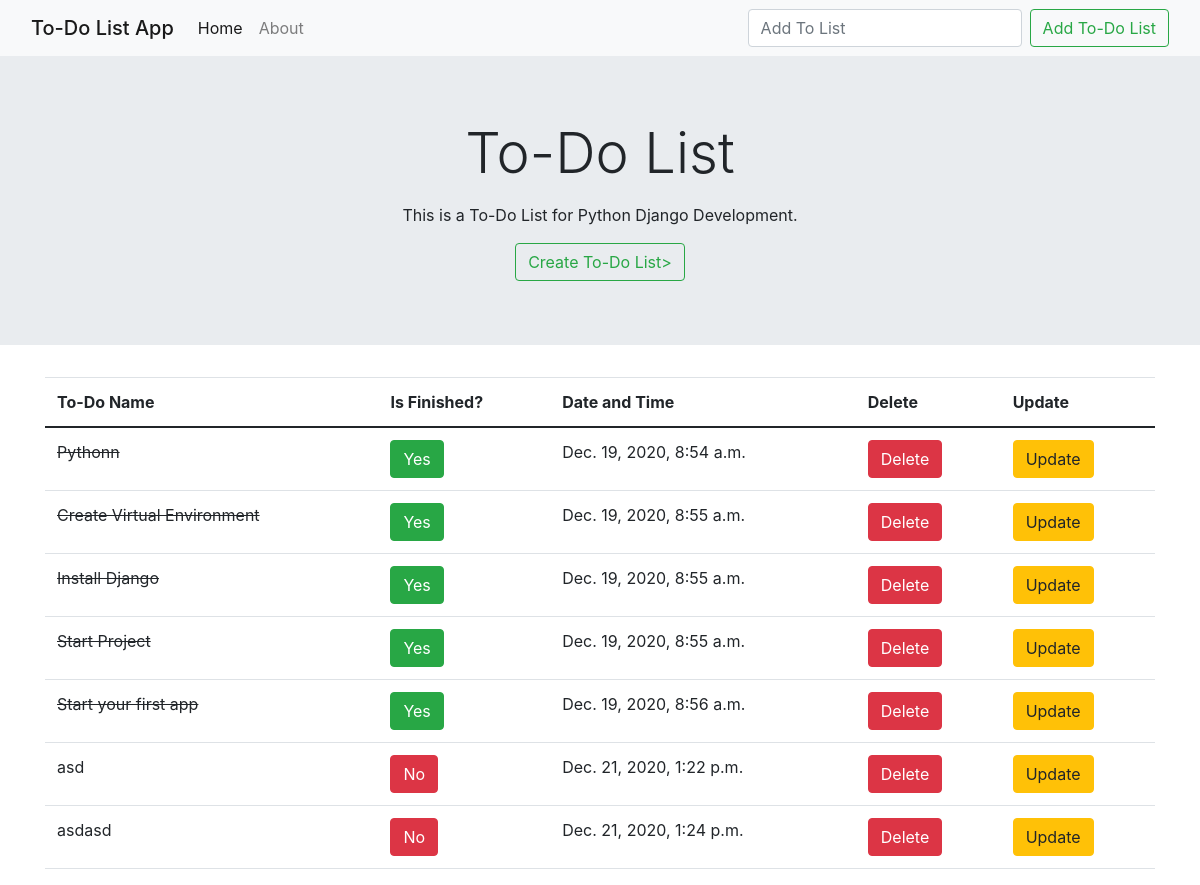
The page / on the database its author committed.
### todoapp/models.py (models this page shows, shortened)
class Todos(models.Model):
    titlee=models.CharField(max_length=100)
    description=models.TextField(max_length=1000,blank=True)
    finished=models.BooleanField(default=False)
    date=models.DateTimeField(default=datetime.now,blank=True)

### todoapp/views.py (the view)
# urls.py: path('', views.index,name="index"),
def index(request):
    if request.method =="POST":
        form=ListForm(request.POST or None)
        if form.is_valid:
            form.save()
            todolist = Todos.objects.all()
            return render(request,'todoapp/index.html',{'todolist':todolist})
    else:
        todolist = Todos.objects.all()
        return render(request,'todoapp/index.html',{'todolist':todolist})

### templates/todoapp/index.html (shortened to what this page needs)
{% extends "todoapp/base.html" %}
{% block content %}
<div class="jumbotron jumbotron-fluid ">
    <div class="container">
      <h1 class="display-4"><center>To-Do List</center></h1>
      <p class="lead"><center>This is a To-Do List for Python Django Development.</center></p>
      <div class="text-center">
        <a type="button" href="{% url 'create' %}" class="btn btn-outline-success">Create To-Do List></a>
      </div>
    </div>
</div>
<div class="container">
  <table class="table">
    <thead>
      <tr>
        <th scope="col">To-Do Name</th>
        <th scope="col">Is Finished?</th>
        <th scope="col">Date and Time</th>
        <th scope="col">Delete</th>
        <th scope="col">Update</th>
      </tr>
    </thead>
    <tbody>
      {% for todo in todolist %}
        {% if todo.finished %}
          <tr>
            <td><del>{{todo.titlee}}</del></td>
            <td><a class="btn btn-success" href="{% url 'yes_finish' todo.id %}" role="button">Yes</a></td>
            <td>{{todo.date}}</td>
            <td><a class="btn btn-danger" href="{% url 'delete' todo.id %}" role="button">Delete</a></td>
            <td><a class="btn btn-warning" href="{% url 'update' todo.id %}" role="button">Update</a></td>
          </tr>
        {% else %}
          <tr>
            <td>{{todo.titlee}}</td>
            <td><a class="btn btn-danger" href="{% url 'no_finish' todo.id %}" role="button">No</a></td>
            <td>{{todo.date}}</td>
            <td><a class="btn btn-danger" href="{% url 'delete' todo.id %}" role="button">Delete</a></td>
            <td><a class="btn btn-warning" href="{% url 'update' todo.id %}" role="button">Update</a></td>
          </tr>
        {% endif %}
      {% endfor %}
    </tbody>
  </table>
</div>
{% endblock content %}

### templates/todoapp/base.html (shortened to what this page needs)
<!DOCTYPE html>
<html lang="en">
<head>
    <link href="https://cdn.jsdelivr.net/npm/bootstrap@5.0.0-beta1/dist/css/bootstrap.min.css" rel="stylesheet">
    <link rel="stylesheet" href="https://maxcdn.bootstrapcdn.com/bootstrap/4.0.0/css/bootstrap.min.css">
</head>
<body>
    <nav class="navbar navbar-expand-lg navbar-light bg-light">
        <div class="container-fluid">
          <a class="navbar-brand mb-0 h1" href="{% url 'index' %}">To-Do List App</a>
          <div class="collapse navbar-collapse" id="navbarSupportedContent">
            <ul class="navbar-nav me-auto mb-2 mb-lg-0">
              <li class="nav-item">
                <a class="nav-link active" aria-current="page" href="{% url 'index' %}">Home</a>
              </li>
              <li class="nav-item">
                <a class="nav-link" href="{% url 'about' %}">About</a>
              </li>
            </ul>
            <form class="d-flex" method="POST">
              <input class="form-control me-2" type="text" placeholder="Add To List" name="titlee">
              <button class="btn btn-outline-success" type="submit">Add To-Do List</button>
            </form>
          </div>
        </div>
      </nav>
    {% block content %}
    {% endblock content %}
</body>
</html>

### rows shown on the page
Todos: titlee "Pythonn", date "Dec. 19, 2020, 8:54 a.m."
Todos: titlee "Create Virtual Environment", date "Dec. 19, 2020, 8:55 a.m."
Todos: titlee "Install Django", date "Dec. 19, 2020, 8:55 a.m."
Todos: titlee "Start Project", date "Dec. 19, 2020, 8:55 a.m."
Todos: titlee "Start your first app", date "Dec. 19, 2020, 8:56 a.m."
Todos: titlee "asd", date "Dec. 21, 2020, 1:22 p.m."
Todos: titlee "asdasd", date "Dec. 21, 2020, 1:24 p.m."
